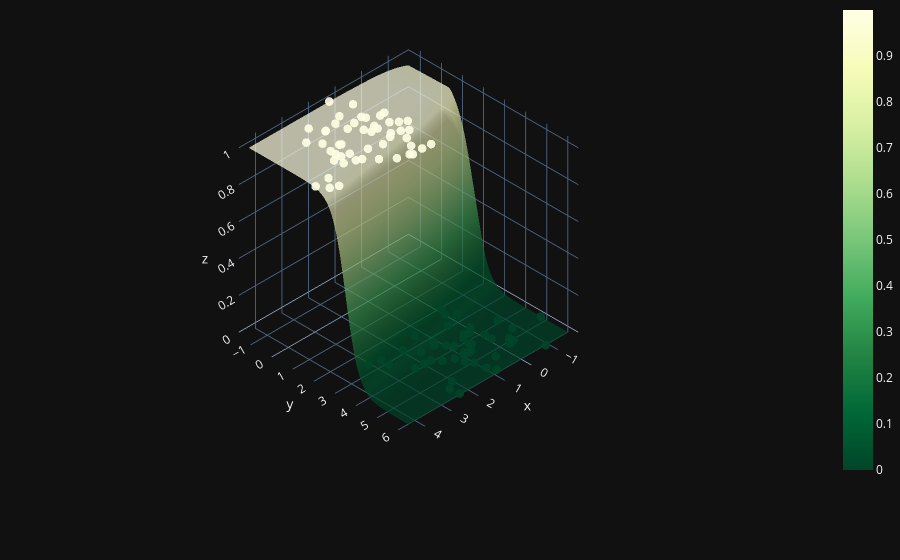

Here is the notebook cell this chart was saved with:
### Code cell
x0 = np.linspace(X[:, 0].min(), X[:, 0].max(), 100)
x1 = np.linspace(X[:, 1].min(), X[:, 1].max(), 100)

x0, x1 = np.meshgrid(x0, x1)

grid = np.column_stack((x0.ravel(), x1.ravel()))
A = model(grid, parameters).reshape(x0.shape)

# Create figure with probability surface
fig = go.Figure(data=[
    go.Surface(
        z=A,
        x=x0,
        y=x1,
        colorscale='YlGn',
        opacity=0.7,
        reversescale=True
    )
])

# Add data points
fig.add_scatter3d(
    x=X[:, 0].flatten(),
    y=X[:, 1].flatten(),
    z=y.flatten(),
    mode='markers',
    marker=dict(
        size=5,
        color=y.flatten(),
        colorscale='YlGn',
        opacity=0.9,
        reversescale=True
    )
)

# Layout
fig.update_layout(
    template='plotly_dark',
    margin=dict(l=0, r=0, t=0)
)

fig.layout.scene.camera.projection.type = 'orthographic'

fig.show()

### Figure 1 — Plotly figure (JSON) as saved in the notebook; plotly's stock layout.template omitted (floating-point values rounded to 4 significant figures; data arrays with more than 128 entries replaced by an {"elided": "..."} marker saying what was removed)
{"data": [{"colorscale": [[0, "rgb(255,255,229)"], [0.125, "rgb(247,252,185)"], [0.25, "rgb(217,240,163)"], [0.375, "rgb(173,221,142)"], [0.5, "rgb(120,198,121)"], [0.625, "rgb(65,171,93)"], [0.75, "rgb(35,132,67)"], [0.875, "rgb(0,104,55)"], [1, "rgb(0,69,41)"]], "opacity": 0.7, "reversescale": true, "type": "surface", "x": {"elided": "100x100 float values"}, "y": {"elided": "100x100 float values"}, "z": {"elided": "100x100 float values"}}, {"marker": {"color": [1, 1, 0, 0, 1, 0, 0, 1, 0, 1, 0, 1, 0, 0, 1, 1, 1, 0, 1, 1, 0, 0, 1, 0, 1, 0, 1, 0, 0, 1, 1, 0, 1, 1, 1, 0, 1, 1, 0, 1, 0, 0, 0, 0, 1, 1, 1, 1, 0, 0, 1, 1, 0, 0, 0, 0, 0, 1, 1, 1, 1, 0, 0, 1, 0, 1, 0, 0, 1, 0, 0, 1, 1, 0, 0, 0, 1, 1, 0, 0, 1, 0, 0, 0, 0, 0, 1, 0, 1, 1, 1, 1, 1, 1, 0, 0, 1, 1, 0, 1], "colorscale": [[0, "rgb(255,255,229)"], [0.125, "rgb(247,252,185)"], [0.25, "rgb(217,240,163)"], [0.375, "rgb(173,221,142)"], [0.5, "rgb(120,198,121)"], [0.625, "rgb(65,171,93)"], [0.75, "rgb(35,132,67)"], [0.875, "rgb(0,104,55)"], [1, "rgb(0,69,41)"]], "opacity": 0.9, "reversescale": true, "size": 5}, "mode": "markers", "type": "scatter3d", "x": [4.219, 0.9078, -0.2765, 0.08848, 3.243, 1.442, 1.022, 3.978, 0.5889, 1.252, 0.6284, 1.686, 1.185, 0.06897, 1.787, 4.438, 3.182, 0.3038, 0.7394, 1.285, 1.131, 0.6647, 1.316, -0.1889, 2.579, 0.8731, 1.311, 0.9868, 1.42, 2.354, 2.432, 1.043, 0.9509, 2.451, 1.62, 2.155, 1.381, 1.987, 2.116, 0.564, -0.07228, 2.509, -0.73, 1.379, 0.8821, 2.222, 2.016, 1.701, -0.6539, 0.5731, 1.957, 0.7624, 2.465, 1.333, 3.246, 1.103, 2.859, 1.6, 2.976, 2.68, 1.419, 1.926, -0.09448, 2.728, 1.12, 1.557, 0.1055, 2.844, 3.155, 1.841, 1.289, 1.642, 3.923, 1.705, 0.1631, 0.3419, 1.021, 2.669, 0.4666, 0.9481, 1.194, 1.154, -0.2942, 1.737, 0.4655, 0.0808, 3.003, 2.207, 1.361, 2.632, 2.827, 2.912, 1.142, 1.055, 2.47, -1.577, 1.412, 3.005, -0.6376, 0.8298], "y": [2.234, 0.4598, 5.081, 2.323, 1.215, 2.768, 4.117, 2.378, 4.001, 0.2081, 4.46, 0.6583, 5.28, 4.356, 1.7, 1.842, -0.1823, 3.944, 0.4361, 1.437, 4.682, 4.36, 2.441, 5.205, 0.7261, 4.714, 0.07123, 6.09, 4.637, 2.224, -0.2017, 4.606, 0.9498, -0.1954, 2.747, 4.124, 0.9295, 2.611, 3.069, 1.337, 2.884, 5.773, 6.255, 3.619, 2.841, 1.533, -0.2704, -0.4773, 4.767, 5.526, 0.2342, 1.165, 6.2, 5.01, 2.849, 4.706, 2.956, 0.9151, 1.216, -0.7044, 1.574, 4.152, 5.358, 1.305, 5.758, 2.827, 3.725, 3.327, 1.553, 3.562, 3.45, 0.1502, 1.804, 4.433, 2.578, 3.941, 1.579, 1.82, 3.866, 4.732, 2.808, 3.902, 5.273, 4.425, 3.123, 4.691, 0.7427, 5.506, 0.748, 0.6894, 1.721, 0.2466, 2.015, -0.6471, 4.099, 4.957, -1.326, 0.9852, 4.091, 1.742], "z": [1, 1, 0, 0, 1, 0, 0, 1, 0, 1, 0, 1, 0, 0, 1, 1, 1, 0, 1, 1, 0, 0, 1, 0, 1, 0, 1, 0, 0, 1, 1, 0, 1, 1, 1, 0, 1, 1, 0, 1, 0, 0, 0, 0, 1, 1, 1, 1, 0, 0, 1, 1, 0, 0, 0, 0, 0, 1, 1, 1, 1, 0, 0, 1, 0, 1, 0, 0, 1, 0, 0, 1, 1, 0, 0, 0, 1, 1, 0, 0, 1, 0, 0, 0, 0, 0, 1, 0, 1, 1, 1, 1, 1, 1, 0, 0, 1, 1, 0, 1]}], "layout": {"margin": {"l": 0, "r": 0, "t": 0}, "scene": {"camera": {"projection": {"type": "orthographic"}}}}}
